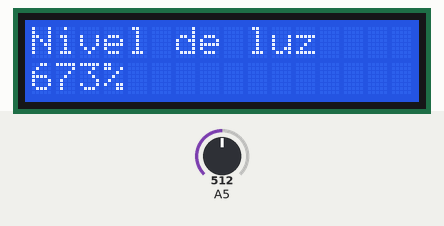
This sketch was run on a simulated Arduino Uno, built with avr-gcc and run on an emulated ATmega328P. Parts: 16×2 character LCD. Inputs (shaded band) come from the test bench; at power-on: A5 = 512.

Above: at 1.2 s.
1.3 s: A5 set to 79
At 2.9 s:
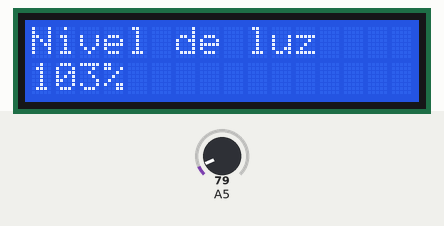
3.5 s: A5 set to 67
At 4.5 s:
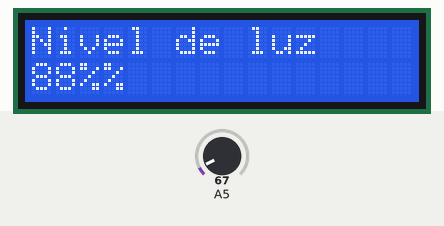
5.5 s: A5 set to 9
At 7.2 s:
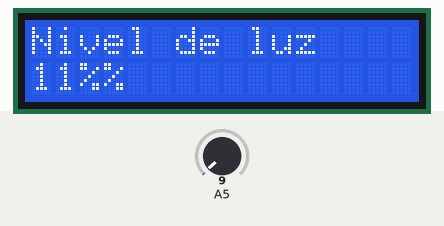
7.5 s: A5 set to 6
At 8.8 s:
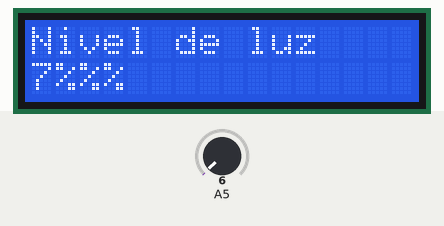
Timing chart, 0 to 10.5 s (numbered marks = the images above; inputs shaded):
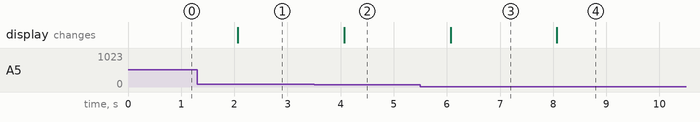

The sketch:

P10.2_tinkercad_-_pantalla_LCD_y_sensor_de_luz.ino
```cpp
#include<LiquidCrystal.h>

LiquidCrystal lcd(12, 11, 5, 4, 3, 2);
int value, normalizedValue;

void setup()
{

  pinMode(5, INPUT);	//LDR

  lcd.begin(16,2);
  lcd.print("Nivel de luz");
}

void loop()
{
value = analogRead(5);
normalizedValue = map(value,0,76,0,100);
lcd.setCursor(0, 1);
lcd.print(normalizedValue);
lcd.print("%");
  delay(1000);
  }
```

Measured:
- the behaviour switches between 76 and 75 on A5 (found by bisection; images 1 and 2)
- the behaviour switches between 8 and 7 on A5 (found by bisection; images 3 and 4)
- after the input at 1.3 s, the display: changes after 0.77 s (image 1)
- after the input at 3.5 s, the display: changes after 0.57 s (image 2)
- after the input at 5.5 s, the display: changes after 0.57 s (image 3)
- after the input at 7.5 s, the display: changes after 0.57 s (image 4)
